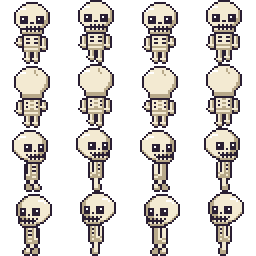
#> input picture art/build/skeleton_walk.png, 128 x 128 px, given in place of graves.png, which was not available (shown 2 times larger)
$ python scene.py
#> lines starting #> are read from the running program, lines starting #| are printed output that depends on the picture; pictures that were not available may be replaced by others from this repository, and a replacement may not be noted
"""Testscen: Bomberman-rutnät med gravstenar, skelett, ben och maskar."""
import sys
from pathlib import Path
from PIL import Image

T = 32
W, H = 11, 9
build = Path(sys.argv[1] if len(sys.argv) > 1 else "build")
GRASS, TUFT, TUFT2 = (0x3F, 0x5A, 0x3A), (0x35, 0x4D, 0x31), (0x4E, 0x6B, 0x45)


def cell(sheet, col, row=0):
    return Image.open(build / sheet).crop((col * T, row * T, col * T + T, row * T + T))


def grass_tile(seed):
    t = Image.new("RGBA", (T, T), GRASS + (255,))
    for i in range(6):
        x, y = (seed * 7 + i * 11) % 29, (seed * 13 + i * 5) % 29
        t.putpixel((x, y), TUFT + (255,)); t.putpixel((x + 1, y - 1 if y else y), TUFT + (255,))
        t.putpixel(((x + 9) % 30, (y + 4) % 30), TUFT2 + (255,))
    return t


def render(frame):
    img = Image.new("RGBA", (W * T, H * T))
    for y in range(H):
        for x in range(W):
            img.alpha_composite(grass_tile(x * 31 + y * 17), (x * T, y * T))
    for y in range(H):
        for x in range(W):
            if x in (0, W - 1) or y in (0, H - 1) or (x % 2 == 0 and y % 2 == 0):
                img.alpha_composite(cell("graves.png", (x + y) % 2), (x * T, y * T))
    put = lambda im, cx, cy: img.alpha_composite(im, (cx * T, cy * T))
    for i, (cx, cy) in enumerate([(3, 1), (7, 5), (1, 7), (9, 3), (5, 3), (3, 7)]):
        put(cell("bones.png", i), cx, cy)
    put(cell("skeleton_walk.png", frame, 0), 5, 1)
    put(cell("skeleton_walk.png", frame, 2), 1, 5)
    put(cell("skeleton_walk.png", frame, 1), 9, 6)
    put(cell("worm_crawl.png", frame, 3), 7, 1)
    put(cell("worm_crawl.png", frame, 0), 5, 6)
    put(cell("worm_crawl.png", frame, 2), 7, 7)
    return img


frames = [render(i).resize((W * T * 3, H * T * 3), Image.NEAREST) for i in range(4)]
#> in render, `img = Image.new("RGBA", (W * T, H * T))`: img: PIL image 352x288 RGBA; every value is 0
#> the loop in render, `for y in range(H):` made 9 passes
#> pass 1, in grass_tile, `t = Image.new("RGBA", (T, T), GRASS + (255,))`:
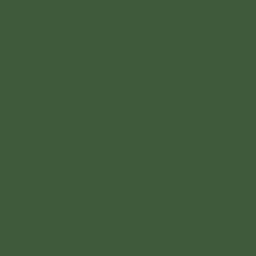
#> t: PIL image 32x32 RGBA (shown 8 times larger); mean R, G, B, A 63, 90, 58, 255
#> after the loop in render, `for y in range(H):`:
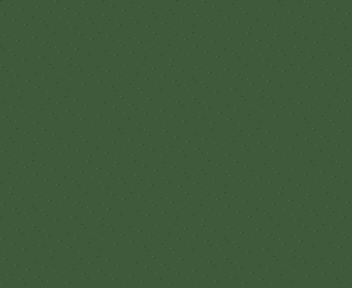
#> img: PIL image 352x288 RGBA; mean R, G, B, A 63, 89.9, 58, 255
#> in cell, `return Image.open(build / sheet).crop((col * T, row * T, col * T + T, ..`:
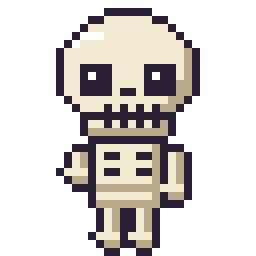
#> returned value: PIL image 32x32 RGBA (shown 8 times larger); mean R, G, B, A 60.9, 56.7, 53.8, 101.1; transparent parts drawn white
frames[0].save(build / "scene_x3.png")
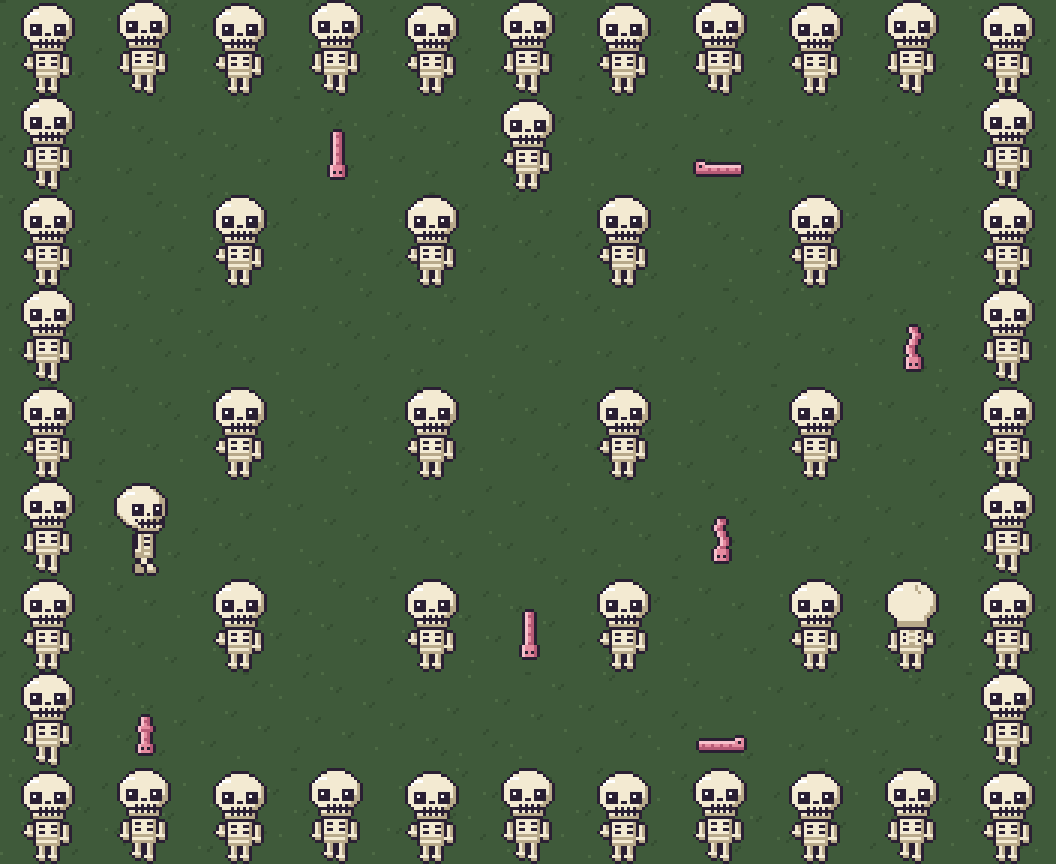
#> saved as scene_x3.png: PIL image 1056x864 RGBA; mean R, G, B, A 82.1, 100.9, 74.3, 255
pal = [f.convert("P", palette=Image.ADAPTIVE) for f in frames]
pal[0].save(build / "scene_x3.gif", save_all=True, append_images=pal[1:], duration=170, loop=0)
print("ok")
